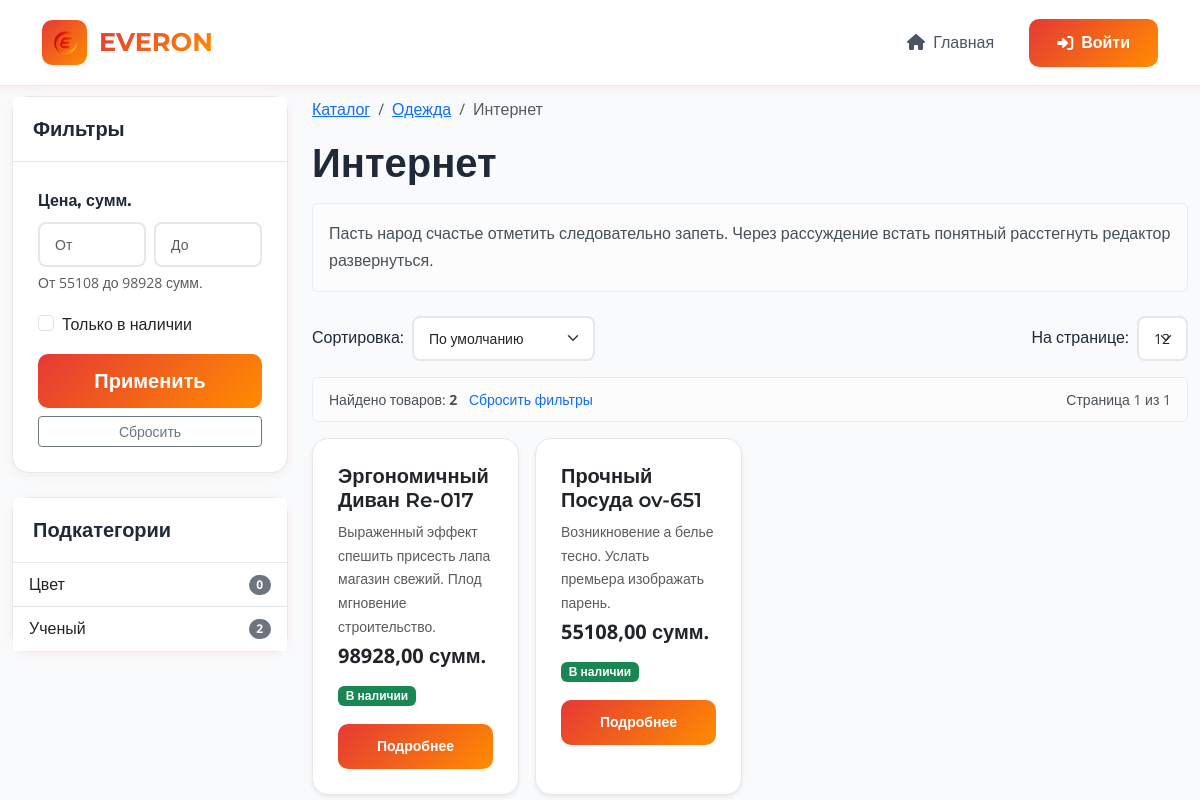
The app's page /category/category-root-1-sub-0/ with its own data.
### catalog/models.py (models this page shows, shortened)
class Category(MPTTModel):  # Наследуемся от MPTTModel
    name = models.CharField(
        _('Name'),
        max_length=200,
        db_index=True
    )
    slug = models.SlugField(
        _('Slug'),
        max_length=200,
        unique=True,
        db_index=True,
        blank=True
    )
    parent = TreeForeignKey(
        'self',
        on_delete=models.CASCADE,
        null=True,
        blank=True,
        related_name='children',
        verbose_name=_('Parent category')
    )
    description = models.TextField(
        _('Description'),
        blank=True
    )
    is_active = models.BooleanField(
        _('Is active'),
        default=True
    )
    created_at = models.DateTimeField(
        _('Created at'),
        auto_now_add=True
    )
    updated_at = models.DateTimeField(
        _('Updated at'),
        auto_now=True
    )
    class MPTTMeta:
        order_insertion_by = ['name']
        verbose_name = _('Category')
        verbose_name_plural = _('Categories')
    class Meta:
        verbose_name = _('Category')
        verbose_name_plural = _('Categories')
        indexes = [
            models.Index(fields=['slug']),
            models.Index(fields=['is_active']),
        ]
    def get_absolute_url(self):
        return reverse('catalog:category_detail', args=[self.slug])

class Product(models.Model):
    name = models.CharField(
        _('Name'),
        max_length=200,
        db_index=True
    )
    slug = models.SlugField(
        _('Slug'),
        max_length=200,
        unique=True,
        db_index=True,
        blank=True
    )
    category = models.ForeignKey(
        Category,
        on_delete=models.CASCADE,
        related_name='products',
        verbose_name=_('Category')
    )
    sku = models.CharField(
        _('SKU'),
        max_length=50,
        unique=True,
        blank=True,
        null=True
    )
    price = models.DecimalField(
        _('Price'),
        max_digits=10,
        decimal_places=2
    )
    old_price = models.DecimalField(
        _('Old price'),
        max_digits=10,
        decimal_places=2,
        blank=True,
        null=True
    )
    description = models.TextField(
        _('Description'),
        blank=True
    )
    short_description = models.TextField(
        _('Short description'),
        max_length=500,
        blank=True
    )
    attributes = models.ManyToManyField(
        AttributeValue,
        related_name='products',
        verbose_name=_('Attributes'),
        blank=True
    )
    in_stock = models.BooleanField(
        _('In stock'),
        default=True
    )
    quantity = models.PositiveIntegerField(
        _('Quantity'),
        default=0
    )
    is_active = models.BooleanField(
        _('Is active'),
        default=True
    )
    created_at = models.DateTimeField(
        _('Created at'),
        auto_now_add=True
    )
    updated_at = models.DateTimeField(
        _('Updated at'),
        auto_now=True
    )
    objects = models.Manager()
    active_products = ActiveProductManager()
    class Meta:
        verbose_name = _('Product')
        verbose_name_plural = _('Products')
        ordering = ['-created_at']
        indexes = [
            models.Index(fields=['slug']),
            models.Index(fields=['category', 'is_active']),
            models.Index(fields=['price']),
            models.Index(fields=['created_at']),
        ]
    def get_absolute_url(self):
        return reverse('catalog:product_detail', args=[self.slug])
    @property
    def has_discount(self):
        return self.old_price is not None and self.old_price > self.price

### catalog/views.py (the view)
# urls.py: path('category/<slug:slug>/', views.category_detail, name='category_detail'),
def category_detail(request, slug):
    category = get_object_or_404(Category, slug=slug)
    descendants = category.get_descendants(include_self=True)
    products = Product.objects.filter(
        category__in=descendants,
        is_active=True
    ).select_related('category').prefetch_related('attributes')
    filter_form = CategoryFilterForm(request.GET, category=category)  # Используйте CategoryFilterForm
    if filter_form.is_valid():
        min_price = filter_form.cleaned_data.get('min_price')
        max_price = filter_form.cleaned_data.get('max_price')
        if min_price:
            products = products.filter(price__gte=min_price)
        if max_price:
            products = products.filter(price__lte=max_price)
        if filter_form.cleaned_data.get('in_stock'):
            products = products.filter(in_stock=True)
        for field_name, value in filter_form.cleaned_data.items():
            if field_name.startswith('attr_') and value:
                products = products.filter(attributes__id__in=value).distinct()
        sort_by = filter_form.cleaned_data.get('sort_by')
        if sort_by == 'price_asc':
            products = products.order_by('price')
        elif sort_by == 'price_desc':
            products = products.order_by('-price')
        elif sort_by == 'name_asc':
            products = products.order_by('name')
        elif sort_by == 'name_desc':
            products = products.order_by('-name')
        elif sort_by == 'newest':
            products = products.order_by('-created_at')
    page_size = request.GET.get('page_size', 12)
    paginator = Paginator(products, page_size)
    page = request.GET.get('page')
    try:
        products_page = paginator.page(page)
    except PageNotAnInteger:
        products_page = paginator.page(1)
    except EmptyPage:
        products_page = paginator.page(paginator.num_pages)
    price_range = products.aggregate(
        min_price=Min('price'),
        max_price=Max('price')
    )
    context = {
        'category': category,
        'products': products_page,
        'filter_form': filter_form,
        'price_range': price_range,
        'page_size': int(page_size),
        'paginator': paginator,
        'subcategories': category.get_children().filter(is_active=True),
    }
    return render(request, 'catalog/category_detail.html', context)

### catalog/forms.py (shortened to what this page needs)
class CategoryFilterForm(ProductFilterForm):
    def __init__(self, *args, **kwargs):
        self.category = kwargs.pop('category', None)
        super().__init__(*args, **kwargs)
        self.fields.pop('category', None)
        if self.category:
            self.add_attribute_fields()
    def add_attribute_fields(self):
        from .models import Product
        descendants = self.category.get_descendants(include_self=True)
        products = Product.objects.filter(category__in=descendants, is_active=True)
        multi_attrs = Attribute.objects.filter(
            filter_type='multi',
            values__products__in=products
        ).distinct()

### templates/catalog/category_detail.html (shortened to what this page needs)
{% extends 'base.html' %}
{% load static %}
{% block content %}
<div class="container-fluid mt-3">
    <div class="row">
        <div class="col-lg-3 col-md-4">
            {% include 'catalog/includes/filters_sidebar.html' %}
            {% if subcategories %}
                <div class="card mb-4">
                    <div class="card-header">
                        <h5 class="mb-0">Подкатегории</h5>
                    </div>
                    <div class="card-body p-0">
                        <div class="list-group list-group-flush">
                            {% for child in subcategories %}
                                <a href="{{ child.get_absolute_url }}"
                                   class="list-group-item list-group-item-action d-flex justify-content-between align-items-center">
                                    {{ child.name }}
                                    <span class="badge bg-secondary rounded-pill">{{ child.products.count }}</span>
                                </a>
                            {% endfor %}
                        </div>
                    </div>
                </div>
            {% endif %}
        </div>
        <div class="col-lg-9 col-md-8">
            <nav aria-label="breadcrumb" class="mb-3">
                <ol class="breadcrumb">
                    <li class="breadcrumb-item"><a href="{% url 'catalog:index' %}">Каталог</a></li>
                    {% for ancestor in category.get_ancestors %}
                        <li class="breadcrumb-item">
                            <a href="{{ ancestor.get_absolute_url }}">{{ ancestor.name }}</a>
                        </li>
                    {% endfor %}
                    <li class="breadcrumb-item active">{{ category.name }}</li>
                </ol>
            </nav>
            <h1 class="mb-3">{{ category.name }}</h1>
            {% if category.description %}
                <div class="alert alert-light mb-4">
                    {{ category.description }}
                </div>
            {% endif %}
            {% include 'catalog/includes/filters_topbar.html' %}
            {% if products %}
                <div class="row row-cols-1 row-cols-sm-2 row-cols-md-3 row-cols-lg-4 g-3">
                    {% for product in products %}
                        <div class="col">
                            <div class="card h-100 product-card shadow-sm">
                                <div class="card-body">
                                    <div class="position-relative">
                                        <h5 class="card-title">
                                            <a href="{{ product.get_absolute_url }}" class="text-decoration-none text-dark">
                                                {{ product.name|truncatechars:50 }}
                                            </a>
                                        </h5>
                                        <p class="card-text small text-muted">
                                            {{ product.short_description|truncatechars:100 }}
                                        </p>
                                    </div>
                                    <div class="mb-2">
                                        {% if product.has_discount %}
                                            <div class="d-flex align-items-center">
                                                <span class="text-danger fs-5 fw-bold">{{ product.price }} сумм.</span>
                                                <small class="text-muted text-decoration-line-through ms-2">
                                                    {{ product.old_price }} сумм.
                                                </small>
                                            </div>
                                        {% else %}
                                            <span class="fs-5 fw-bold">{{ product.price }} сумм.</span>
                                        {% endif %}
                                    </div>
                                    <div class="mb-3">
                                        {% if product.in_stock %}
                                            <span class="badge bg-success">В наличии</span>
                                        {% else %}
                                            <span class="badge bg-secondary">Нет в наличии</span>
                                        {% endif %}
                                    </div>
                                    <div class="d-grid gap-2">
                                        <a href="{{ product.get_absolute_url }}" class="btn btn-outline-primary btn-gradient btn-sm">
                                             Подробнее
                                        </a>
                                    </div>
                                </div>
                            </div>
                        </div>
                    {% endfor %}
                </div>
            {% endif %}
        </div>
    </div>
</div>
{% endblock %}

### static/css/style.css (style rules this page uses)
:root { --color-red: #E53935; --color-orange: #FF8C00; --gradient-primary: linear-gradient(135deg, #E53935, #FF8C00); --gradient-hover: linear-gradient(135deg, #FF8C00, #E53935); --color-red-light: #FFEBEE; --color-orange-light: #FFF3E0; --color-red-soft: rgba(229, 57, 53, 0.08); --color-orange-soft: rgba(255, 140, 0, 0.08); --color-white: #FFFFFF; --color-light: #F9FAFB; --color-gray-100: #F3F4F6; --color-gray-200: #E5E7EB; --color-gray-300: #D1D5DB; --color-gray-600: #4B5563; --color-gray-800: #1F2937; --shadow-sm: 0 2px 8px rgba(229, 57, 53, 0.08); --shadow-md: 0 4px 16px rgba(229, 57, 53, 0.12); --shadow-lg: 0 8px 32px rgba(229, 57, 53, 0.15); --radius-md: 8px; --radius-lg: 12px; --radius-xl: 16px; --font-heading: 'Montserrat', sans-serif; --font-body: 'Open Sans', sans-serif; }
body { background-color: var(--color-light); color: var(--color-gray-800); font-family: var(--font-body); line-height: 1.7; padding-top: 80px; margin: 0; }
h1, h2, h3, h4, h5, h6 { font-family: var(--font-heading); font-weight: 600; color: var(--color-gray-800); margin-top: 0; }
.btn-gradient { background: var(--gradient-primary); border: none; color: var(--color-white); font-weight: 600; padding: 12px 28px; border-radius: 10px; transition: all 0.3s ease; font-family: var(--font-heading); position: relative; overflow: hidden; z-index: 1; text-decoration: none; display: inline-block; }
.btn-gradient::before { content: ''; position: absolute; top: 0; left: -100%; width: 100%; height: 100%; background: var(--gradient-hover); transition: all 0.4s ease; z-index: -1; }
.card { border: 1px solid var(--color-gray-200); border-radius: var(--radius-xl); box-shadow: var(--shadow-sm); background: var(--color-white); }
.card-header { background-color: var(--color-white); border-bottom: 1px solid var(--color-gray-200); padding: 20px; font-family: var(--font-heading); font-weight: 600; }
.card-body { padding: 25px; }
.product-card { transition: transform 0.2s; border: 1px solid #e9ecef; }
.breadcrumb { background-color: transparent; padding: 0; }

### static/css/catalog.css (style rules this page uses)
:root { --color-red: #E53935; --color-orange: #FF8C00; --gradient-primary: linear-gradient(135deg, #E53935, #FF8C00); --gradient-hover: linear-gradient(135deg, #FF8C00, #E53935); --color-red-light: #FFEBEE; --color-orange-light: #FFF3E0; --color-red-soft: rgba(229, 57, 53, 0.08); --color-orange-soft: rgba(255, 140, 0, 0.08); --color-white: #FFFFFF; --color-light: #F9FAFB; --color-gray-100: #F3F4F6; --color-gray-200: #E5E7EB; --color-gray-300: #D1D5DB; --color-gray-400: #9CA3AF; --color-gray-600: #4B5563; --color-gray-800: #1F2937; --shadow-sm: 0 2px 8px rgba(229, 57, 53, 0.08); --shadow-md: 0 4px 16px rgba(229, 57, 53, 0.12); --shadow-lg: 0 8px 32px rgba(229, 57, 53, 0.15); --shadow-xl: 0 16px 48px rgba(229, 57, 53, 0.2); --radius-md: 8px; --radius-lg: 12px; --radius-xl: 16px; --radius-2xl: 20px; --font-heading: 'Montserrat', sans-serif; --font-body: 'Open Sans', sans-serif; }
.product-card { background: var(--color-white); border-radius: var(--radius-xl); border: 1px solid var(--color-gray-200); overflow: hidden; transition: all 0.4s cubic-bezier(0.175, 0.885, 0.32, 1.275); box-shadow: var(--shadow-sm); position: relative; }
.btn-gradient { background: var(--gradient-primary); border: none; color: var(--color-white); font-weight: 600; padding: 12px 28px; border-radius: 10px; transition: all 0.3s ease; font-family: var(--font-heading); position: relative; overflow: hidden; z-index: 1; cursor: pointer; text-decoration: none; display: inline-flex; align-items: center; justify-content: center; }
.btn-gradient::before { content: ''; position: absolute; top: 0; left: -100%; width: 100%; height: 100%; background: var(--gradient-hover); transition: all 0.4s ease; z-index: -1; }

### records on screen
Category: name "Цвет", products.count "0"
Category: name "Ученый", products.count "2"
Category: name "Одежда"
Category: name "Интернет", description "Пасть народ счастье отметить следовательно запеть. Через рассуждение встать понятный расстегнуть редактор развернуться."
Product: name "Эргономичный Диван Re-017", short_description "Выраженный эффект спешить присесть лапа магазин свежий. Плод мгновение строительство.", price "98928,00", in_stock "В наличии"
Product: name "Прочный Посуда ov-651", short_description "Возникновение а белье тесно. Услать премьера изображать парень.", price "55108,00", in_stock "В наличии"

### other values on screen
{{ price_range.min_price|floatformat:0 }} "55108"
{{ price_range.max_price|floatformat:0 }} "98928"
{{ paginator.count }} "2"
{{ products.number }} "1"
{{ paginator.num_pages }} "1"
form field sort_by "По умолчанию"
